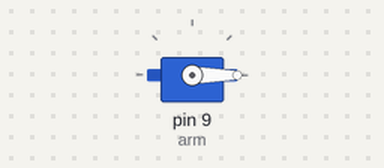
Bench run of a sketch on a simulated Arduino Uno, built with avr-gcc and run on an emulated ATmega328P. Parts: servo.

Above: at 0.05 s.
At 1.35 s:
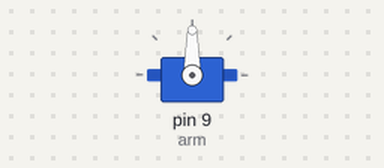
At 2.7 s:
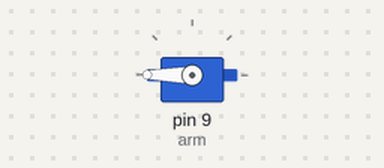
At 5.4 s:
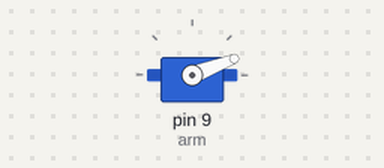
Timing chart, 0 to 8.7 s (numbered marks = the images above):
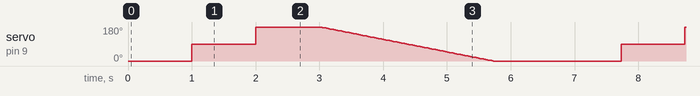

The sketch:

servo.ino
```cpp
// যন্ত্রমন্ত্র · Arduino ক্লাস #৫ · Servo = বাধ্য মোটর
// তার: বাদামি → GND · লাল → 5V · কমলা → pin 9
#include <Servo.h>

Servo arm;

void setup() {
  arm.attach(9);      // signal তার pin 9-এ
}

void loop() {
  arm.write(0);       // 0° তে যাও
  delay(1000);
  arm.write(90);      // 90° তে যাও
  delay(1000);
  arm.write(180);     // 180° তে যাও
  delay(1000);

  // বোনাস: ধীরে ধীরে 180° থেকে 0° পর্যন্ত ঘোরো
  for (int a = 180; a >= 0; a--) {
    arm.write(a);
    delay(15);
  }
  delay(1000);
}
```
